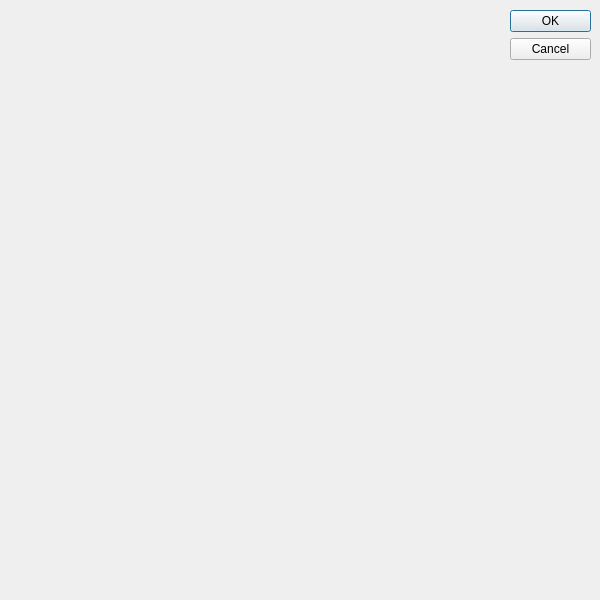
<?xml version="1.0" encoding="UTF-8"?>
<ui version="4.0">
 <class>Dialog</class>
 <widget class="QDialog" name="Dialog">
  <property name="geometry">
   <rect>
    <x>0</x>
    <y>0</y>
    <width>600</width>
    <height>600</height>
   </rect>
  </property>
  <property name="windowTitle">
   <string>battleship</string>
  </property>
  <widget class="QDialogButtonBox" name="buttonBox">
   <property name="geometry">
    <rect>
     <x>510</x>
     <y>10</y>
     <width>81</width>
     <height>461</height>
    </rect>
   </property>
   <property name="orientation">
    <enum>Qt::Vertical</enum>
   </property>
   <property name="standardButtons">
    <set>QDialogButtonBox::Cancel|QDialogButtonBox::Ok</set>
   </property>
  </widget>
 </widget>
 <resources/>
 <connections>
  <connection>
   <sender>buttonBox</sender>
   <signal>accepted()</signal>
   <receiver>Dialog</receiver>
   <slot>accept()</slot>
   <hints>
    <hint type="sourcelabel">
     <x>248</x>
     <y>254</y>
    </hint>
    <hint type="destinationlabel">
     <x>157</x>
     <y>274</y>
    </hint>
   </hints>
  </connection>
  <connection>
   <sender>buttonBox</sender>
   <signal>rejected()</signal>
   <receiver>Dialog</receiver>
   <slot>reject()</slot>
   <hints>
    <hint type="sourcelabel">
     <x>316</x>
     <y>260</y>
    </hint>
    <hint type="destinationlabel">
     <x>286</x>
     <y>274</y>
    </hint>
   </hints>
  </connection>
 </connections>
</ui>
